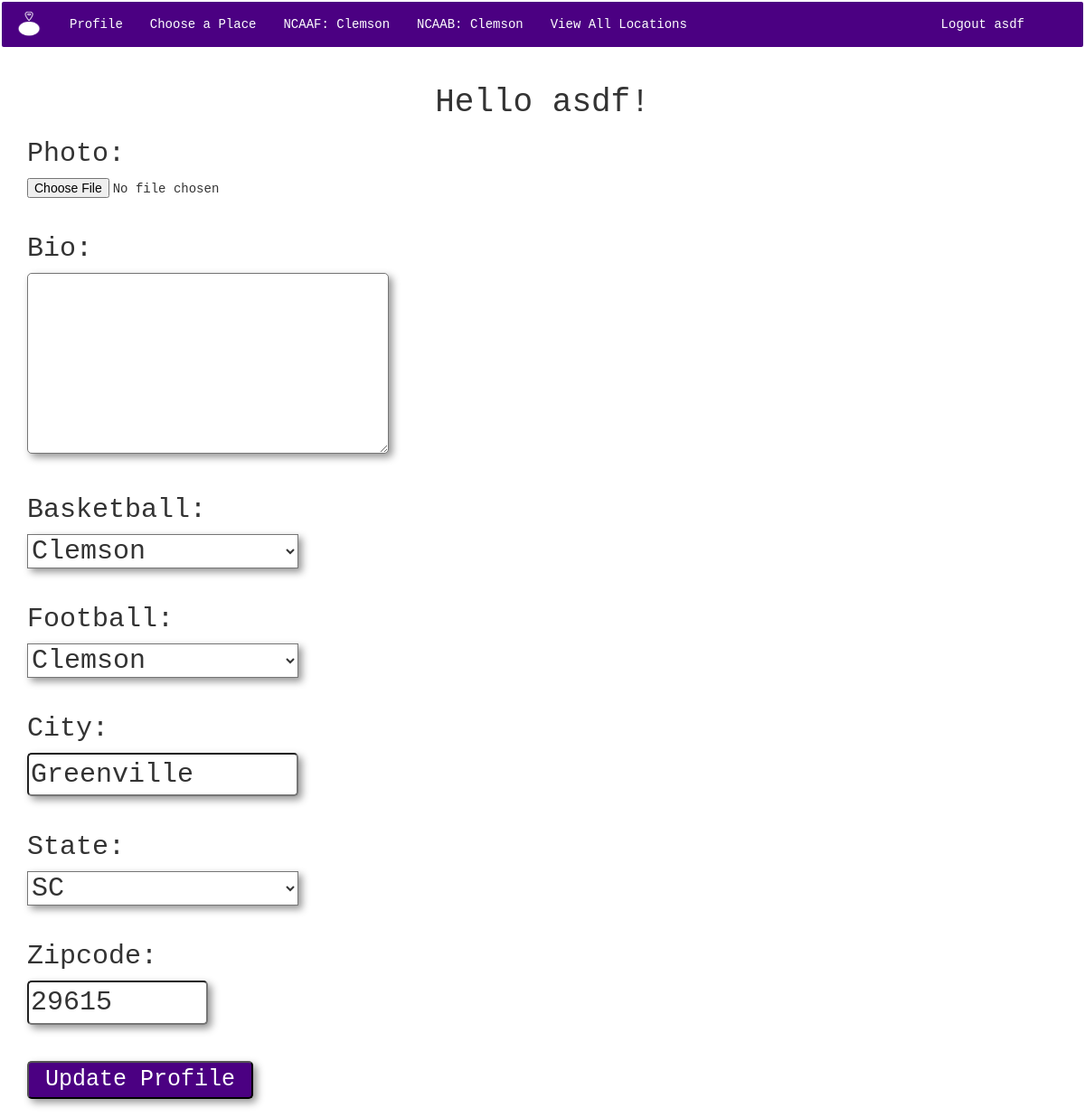
/accounts/profile/ (signed in), run on the app's committed database.
### app/models.py (models this page shows, shortened)
class Profile(models.Model):
    prof_user = models.OneToOneField(User)
    bio = models.TextField(null=True, blank=True)
    basketball = models.ForeignKey(BasketballTeam, null=True, blank=True)
    football = models.ForeignKey(FootballTeam, null=True, blank=True)
    city = models.CharField(max_length=50, null=True, blank=True)
    state = models.ForeignKey(State, null=True, blank=True)
    zipcode = models.CharField(max_length=10, null=True, blank=True)
    photo = models.ImageField(upload_to="profile_photos", null=True, blank=True, verbose_name="Profile Photo")

class FootballTeam(models.Model):
    school = models.CharField(max_length=30)
    name = models.CharField(max_length=30)
    def __str__(self):
        return self.school
    class Meta:
        ordering = ["school"]

class BasketballTeam(models.Model):
    school = models.CharField(max_length=30)
    name = models.CharField(max_length=30)
    def __str__(self):
        return self.school
    class Meta:
        ordering = ["school"]

### app/views.py (the view)
# urls.py: url(r'^accounts/profile/$', ProfileUpdateView.as_view(), name='profile_update_view'),
class ProfileUpdateView(LoginRequiredMixin, UpdateView):
    success_url = reverse_lazy("profile_update_view")
    fields = ["bio", "photo", "basketball", "football", "city", "state", "zipcode"]
    def get_object(self, queryset=None):
        return self.request.user.profile

### app/models.py (called while the page is built)
    def __str__(self):
        return self.state_name

### templates/app/profile_form.html (shortened to what this page needs)
{% extends "base.html" %}
{% block content %}
<h1 class="center">Hello {{ request.user }}!</h1>
<form class="" action="" method="post" enctype= "multipart/form-data">
  <h2>Photo:</h2> {{ form.photo }} <br>
  <h2>Bio:</h2> {{ form.bio }}<br><br>
  <h2>Basketball:</h2> {{ form.basketball }}<br><br>
  <h2>Football:</h2> {{ form.football }}<br><br>
  <h2>City:</h2> {{ form.city }} <br><br>
  <h2>State:</h2> {{ form.state }} <br><br>
  <h2>Zipcode:</h2> {{ form.zipcode }} <br><br><br>
<input class="button" type="submit" name="name" value="Update Profile"> <br><br>
</form>
{% endblock %}

### templates/base.html (shortened to what this page needs)
<!DOCTYPE html>
{% load staticfiles %}
    <link rel="stylesheet" href='{% static "app/css/bootstrap.css" %}' media="screen" title="bootstrap" charset="utf-8">
    <link rel="stylesheet" href='{% static "app/css/app.css" %}' media="screen" title="bootstrap" charset="utf-8">
      {% if request.user.is_authenticated %}
      <nav class="navbar navbar-default">
      <ul class="nav navbar-nav">
        <li><img id="navbar_logo" src='{% static "app/fanatik.png" %}' alt="" /></li>
        <li><a href="{% url 'profile_update_view' %}" role="button">Profile</a></li>
        <li><a href="{% url 'get_places_view' %}">Choose a Place</a></li>
        <li><a href="{% url 'football_location_list_view' %}">NCAAF: {{ request.user.profile.football }}</a></li>
        <li><a href="{% url 'basketball_location_list_view' %}">NCAAB: {{ request.user.profile.basketball }}</a></li>
        <li><a href="{% url 'all_locations_list_view' %}">View All Locations</a></li>
        <li id="right"><a href="{% url 'logout' %}?next=/" role="button">Logout {{ request.user }}</a></li>
      </nav>
      {% endif %}
      <div class="container">
        {% block content %}
        {% endblock %}
      </div>

### app/static/app/css/app.css (style rules this page uses)
#navbar_logo { padding-top: 10px; height: 40px; width: 60px; border: 0px; }
.navbar { background-color: indigo; border: 2px solid white; }
.nav.navbar-nav li a { color: white; }
#id_bio { border-radius: 5px; height: 200px; width: 400px; font-size: 30px; box-shadow: 4px 4px 8px rgba(0, 0, 0, 0.42); }
.center { text-align: center; }
#right { position: absolute; right: 50px; }
#id_football { -webkit-appearance: menulist-button; width: 300px; font-size: 30px; box-shadow: 4px 4px 8px rgba(0, 0, 0, 0.42); background-color: white; }
#id_basketball { -webkit-appearance: menulist-button; width: 300px; font-size: 30px; box-shadow: 4px 4px 8px rgba(0, 0, 0, 0.42); background-color: white; }
#id_city { border-radius: 5px; width: 300px; font-size: 30px; box-shadow: 4px 4px 8px rgba(0, 0, 0, 0.42); }
#id_state { -webkit-appearance: menulist-button; width: 300px; font-size: 30px; box-shadow: 4px 4px 8px rgba(0, 0, 0, 0.42); background-color: white; }
input[type="submit"] { width: 250px; font-size: 25px; }
.button { border-radius: 5px; background-color: indigo; color: white; box-shadow: 4px 4px 8px rgba(0, 0, 0, 0.42); }
form { margin: 500; }
#id_zipcode { border-radius: 5px; width: 200px; font-size: 30px; box-shadow: 4px 4px 8px rgba(0, 0, 0, 0.42); }

### data on the page
Profile: basketball "Clemson", football "Clemson", city "Greenville", state "SC", zipcode "29615"

### other printed values
{{ request.user.profile.football }} "Clemson"
{{ request.user.profile.basketball }} "Clemson"
{{ request.user }} "asdf"
